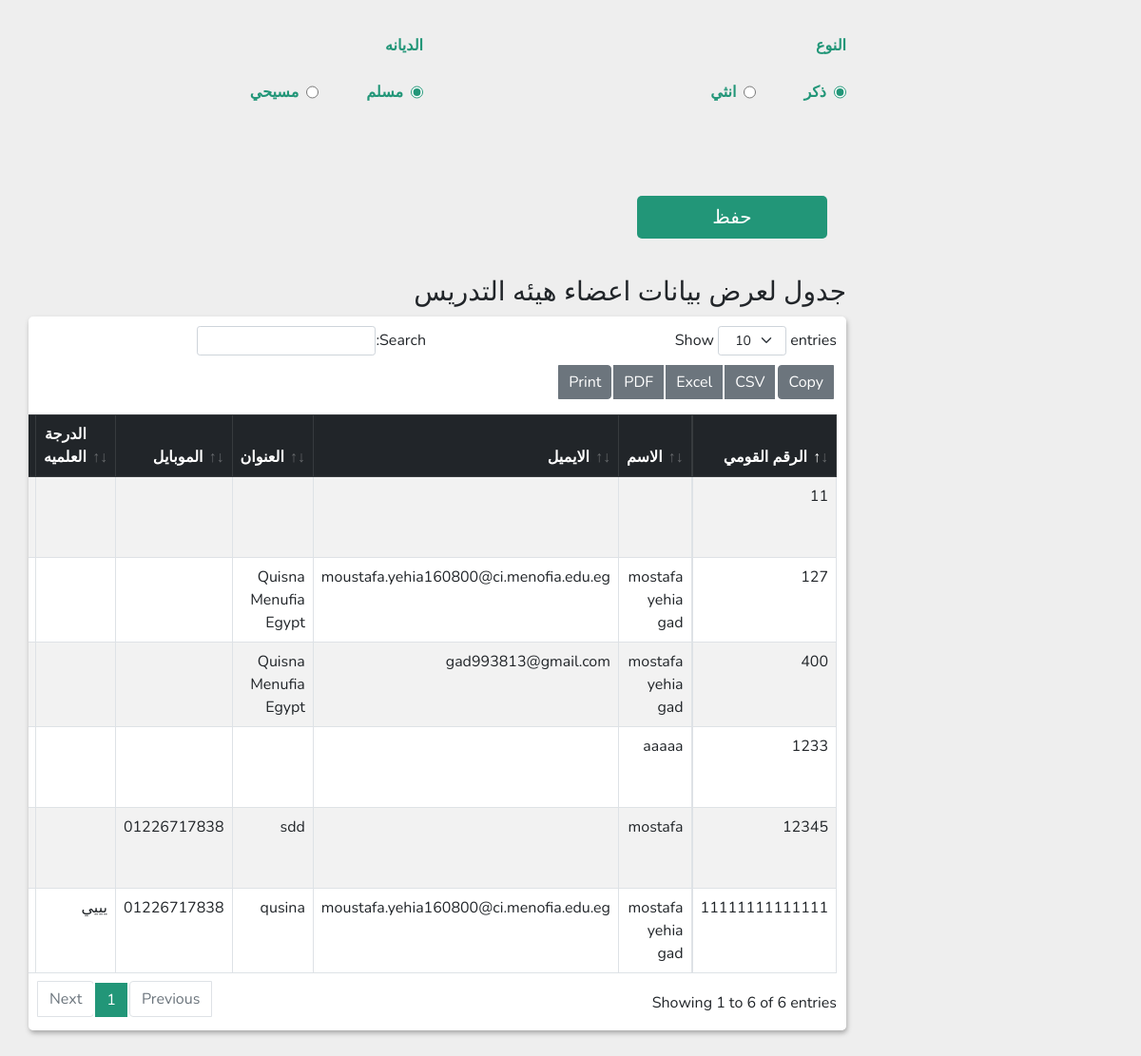
The page /Admins/AddDoctor.php (signed in, lower part) on the database as committed earlier.
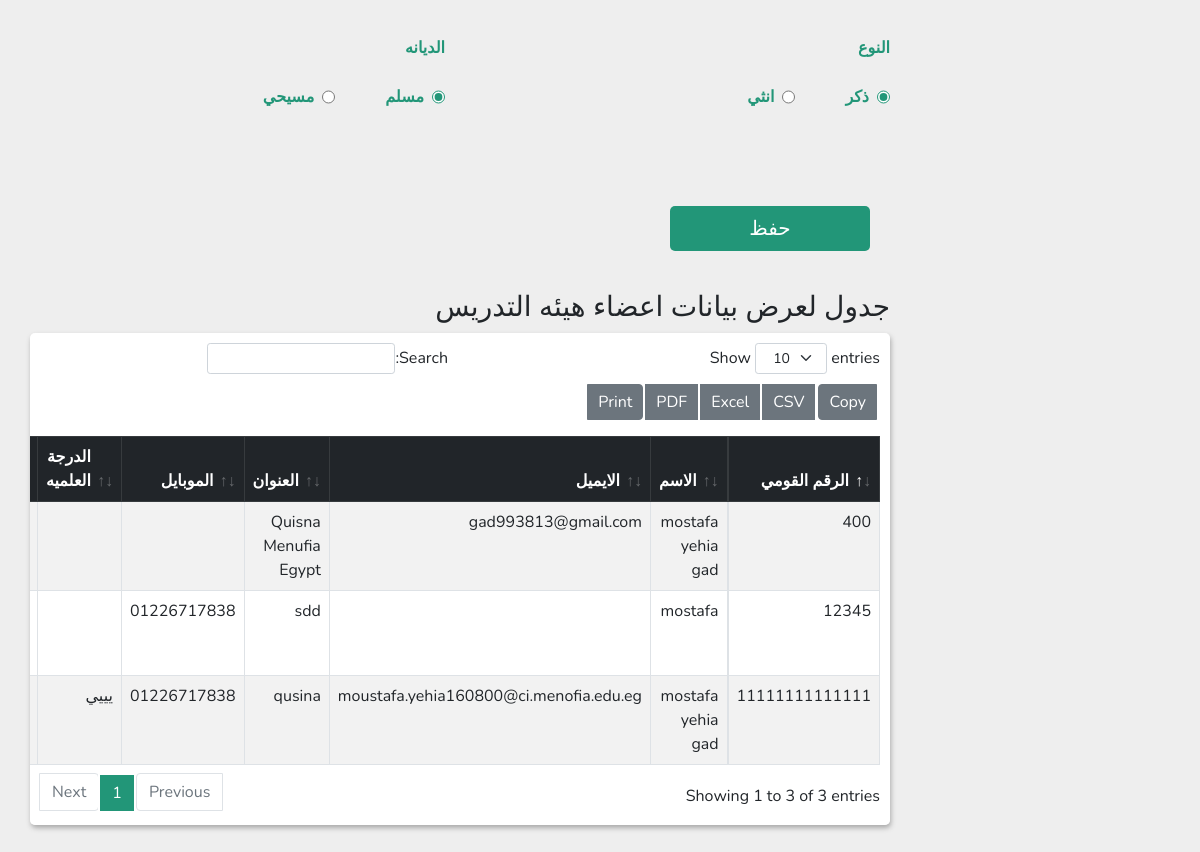
The same page on the database as committed later.
### tables this page shows
CREATE TABLE `doctor` (
  `Doctor_ID` bigint(30) NOT NULL,
  `Password` varchar(100) NOT NULL,
  `Image` varchar(100) NOT NULL DEFAULT 'profile.jpg',
  `Full_Name` varchar(100) DEFAULT NULL,
  `Job` varchar(100) NOT NULL DEFAULT 'دكتور',
  `Gender` varchar(100) DEFAULT NULL,
  `Nationality` varchar(100) DEFAULT 'مصري',
  `Religion` varchar(100) DEFAULT NULL,
  `Date_Birth` date DEFAULT NULL,
  `Address` varchar(100) DEFAULT NULL,
  `Phone_Number` varchar(30) DEFAULT NULL,
  `Degree` varchar(100) DEFAULT NULL,
  `University` varchar(100) DEFAULT 'المنوفيه',
  `Faculty` varchar(100) DEFAULT 'الحاسبات والمعلومات',
  `Department` varchar(100) DEFAULT NULL,
  `Email_Address` varchar(100) NOT NULL
);

### Admins/AddDoctor.php (the view, shortened to what this page needs)
<!DOCTYPE html>
<html lang="ar" dir="rtl">
    <head>
    <link rel="stylesheet" href="../CssComponent/bootstrap.min.css">
    <link rel="stylesheet" href="../CssComponent/datatables.min.css">
        <link rel="stylesheet" href="../CssComponent/all.min.css">
        <link rel="stylesheet" href="../CssComponent/AddData.css">
        <link rel="stylesheet" href="../CssComponent/Table.css">
        <link rel="stylesheet" href="../CssComponent/Dashboard.css">
    </head>
    <body>
        <section class="section">
            <?php  include_once("../Components/NavBar.php"); ?>
            <div class="container">
                <form action="" method="POST" enctype="multipart/form-data">
                    <div class="oneuser">
                        <div class="allinput">
                            <div class="input-filed">
                            </div>
                            <div class="input-filed">
                            </div>
                            <div class="input-filed">
                                <label for="gender">النوع</label>
                                <div class="gender">
                                    <div class="male">
                                        <input type="radio" name="gender" id="male" checked value="ذكر"
                                        >
                                        <label for="male">ذكر</label>
                                    </div>
                                    <div class="female">
                                        <input type="radio" name="gender" id="female" value="انثي">
                                        <label for="female">انثي</label>
                                    </div>
                                </div>
                            </div>
                            <div class="input-filed">
                                <label for="religion">الديانه</label>
                                <div class="religion">
                                    <div class="mos">
                                        <input type="radio" name="religion" id="mos" checked value="مسلم">
                                        <label for="mos">مسلم</label>
                                    </div>
                                    <div class="mec">
                                        <input type="radio" name="religion" id="mec" value="مسيحي">
                                        <label for="mec">مسيحي</label>
                                  </div>
                                </div>
                            </div>
                        </div>
                    </div>
                    <div class="save">
                        <input type="submit" value="حفظ" name="submit">
                    </div>
                </form>
            <div class="row">
                <h3 class="titleTabel">جدول لعرض بيانات اعضاء هيئه التدريس</h3>
            <div class="col-12">
                <div class="data_table">
                    <table id="example" class="table table-striped table-bordered">
                        <thead class="table-dark">
                            <tr>
                            <th class="th_text">الرقم القومي</th>
                            <th class="th_text">الاسم</th>
                            <th class="th_text">الايميل</th>
                            <th class="th_text">العنوان</th>
                            <th class="th_text">الموبايل</th>
                            <th class="th_text">الدرجة العلميه</th>
                            <th class="th_text">التحكم</th>
                            </tr>
                        </thead>
                        <tbody class="table-content">
                            <?php
                        $all_admins = $con->query("SELECT * FROM `doctor`");
                        $all_admins = $all_admins->fetchAll(PDO::FETCH_ASSOC);
                        if (!empty($all_admins)) {
                            foreach ($all_admins as  $user) {
                        ?>
                            <tr>
                                <td><?php echo $user['Doctor_ID'] ?></td>
                                <td><?php echo $user['Full_Name'] ?></td>
                                <td><?php echo $user['Email_Address'] ?></td>
                                <td><?php echo $user['Address'] ?></td>
                                <td><?php echo $user['Phone_Number'] ?></td>
                                <td><?php echo $user['Degree'] ?></td>
                                <td>
                                </td>
                            </tr>
                            <?php
                            }
                        } else {
                            echo '<p class="empty">no doctor available</p>';
                        }
                        ?>
                        </tbody>
                    </table>
                </div>
            </div>
      </div>
            </div>
        </section>
    </body>
</html>

Rows that differ between the two databases and show on the page:
removed doctor: Doctor_ID "11"
removed doctor: Doctor_ID "127", Full_Name "mostafa yehia gad", Email_Address "moustafa.yehia160800@ci.menofia.edu.eg", Address "Quisna Menufia Egypt"
removed doctor: Doctor_ID "1233", Full_Name "aaaaa"
Other text that changed with them:
text written by a page script: "Show entries Copy CSV Excel PDF Print Search: Showing 1 to 6 of 6 entries Previous 1 Next" → "Show entries Copy CSV Excel PDF Print Search: Showing 1 to 3 of 3 entries Previous 1 Next"
